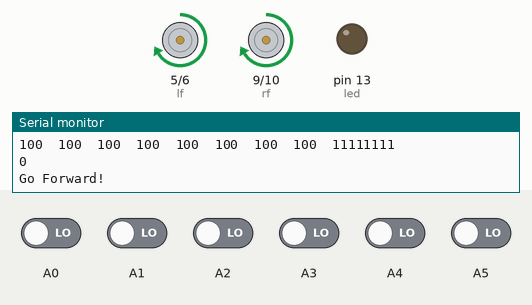
This sketch was run on a simulated Arduino Nano, built with avr-gcc and run on an emulated ATmega328P. Parts: motor-driver pin pairs drawn as motors (green arrow = first pin HIGH = forward, orange = second pin HIGH = backward, longer = more drive), output pins drawn as LEDs (lit = HIGH), the last lines printed to the serial monitor. The test bench sets the inputs (shaded band); at power-on: A0–5 LOW.

Above: at 1.2 s.
1.3 s: A1 driven HIGH
At 3.1 s:
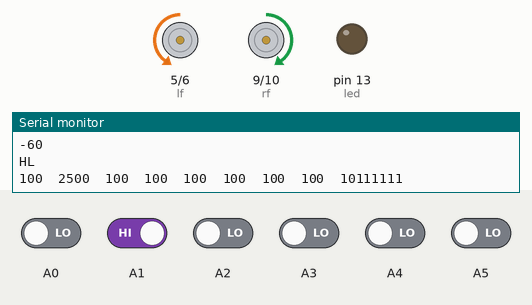
3.5 s: A3 driven HIGH
At 4.0 s:
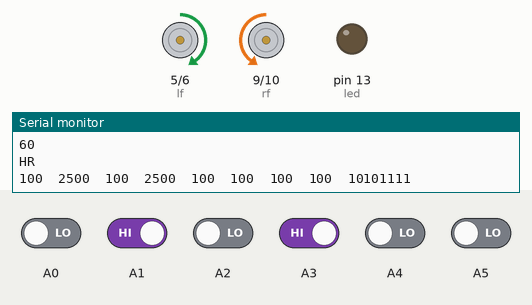
9.5 s: A5 driven HIGH
At 9.9 s:
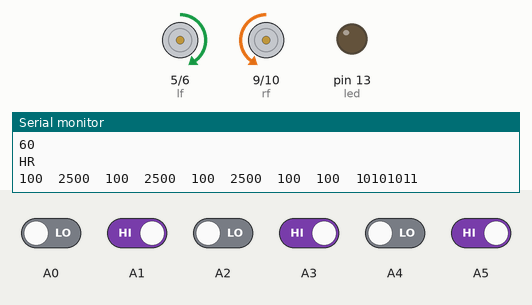
12.5 s: A5 driven LOW
At 14.6 s:
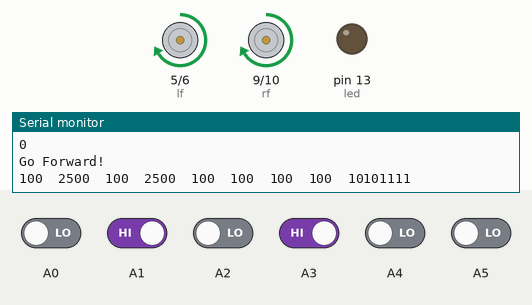
15.5 s: A3 driven LOW
At 17.3 s:
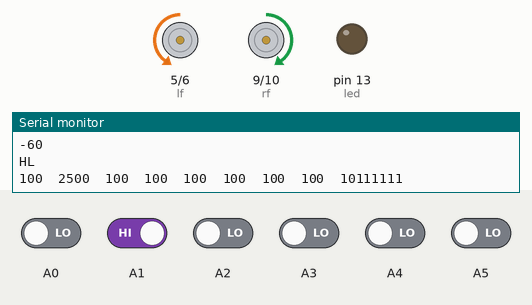
Timing chart, 0 to 18.8 s (numbered marks = the images above; inputs shaded):
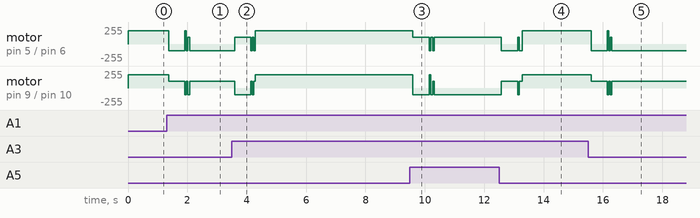

Measured:
- after the input at 1.3 s, motor on pin 5 (lf) / pin 6 (lb): forward 200/255 → backward 100/255 after 0.07 s; motor on pin 9 (rf) / pin 10 (rb): forward 200/255 → forward 100/255 after 0.07 s
- after the input at 3.5 s, motor on pin 5 (lf) / pin 6 (lb): backward 100/255 → forward 100/255 after 0.09 s, → forward 200/255 0.54 s later; motor on pin 9 (rf) / pin 10 (rb): forward 100/255 → backward 100/255 after 0.09 s, → forward 200/255 0.54 s later
- after the input at 9.5 s, motor on pin 5 (lf) / pin 6 (lb): forward 200/255 → forward 100/255 after 0.10 s; motor on pin 9 (rf) / pin 10 (rb): forward 200/255 → backward 100/255 after 0.10 s
- after the input at 12.5 s, motor on pin 5 (lf) / pin 6 (lb): forward 100/255 → backward 100/255 after 0.08 s, → forward 200/255 0.71 s later; motor on pin 9 (rf) / pin 10 (rb): backward 100/255 → forward 100/255 after 0.08 s, → forward 200/255 0.71 s later
- after the input at 15.5 s, motor on pin 5 (lf) / pin 6 (lb): forward 200/255 → backward 100/255 after 0.10 s; motor on pin 9 (rf) / pin 10 (rb): forward 200/255 → forward 100/255 after 0.10 s

The sketch:

qtr_rc_90d.ino
```cpp
#include <QTRSensors.h>
#define NUM_SENSORS   8     // number of sensors used
#define TIMEOUT       2500  // waits for 2500 microseconds for sensor outputs to go 0
#define EMITTER_PIN   2     // emitter is controlled by digital pin 2


// sensors 0 through 7 are connected to digital pins 3 through 10, respectively
QTRSensorsRC qtrrc((unsigned char[]) {A0, A1, A2, A3, A4, A5,A6,A7},
  NUM_SENSORS, TIMEOUT, EMITTER_PIN);
unsigned int sv[NUM_SENSORS];
int sv2[NUM_SENSORS]={1,1,1,1,1,1,1,1};
unsigned long int sum=0,ts=0,ps=0,ls=0,rs=0,ols,ors;
unsigned int temp[NUM_SENSORS],maxv[NUM_SENSORS],minv[NUM_SENSORS],threshold[NUM_SENSORS];
int i;
int celnum=10,celdelay=0;
 int forwards=0;
 int leftNudge;
int replaystage;
int rightNudge;

int digital_sensor_position=0;
  int right_side = 1;
  int left_side = -1;
  int u=0;
  signed int error_digital=0;
  signed int target_position =5;
  signed int current_position;
  signed int proportional =0;
  signed int integrate =0;
  signed int derivative =0;
  signed int previous_error;
  signed int error_correction=0;
  signed int kp=200;//15
  signed int ki=2;
  signed int kd=5;
  signed int sensor_value[6]= {-10,-10,0,0,10,10};


#define leapTime 200
char path[30] = {};
int pathLength;
int readLength;
int lf = 5;
int lb = 6;
int rf = 9;
int rb = 10;
int led = 13;
int bspeed =100;
int SPEED=150;
int MSPEED=200;
int state=0;
int flag=0;
int stateStop=0;

void setup()
{
  //delay(200);
  pinMode(lf, OUTPUT);
  pinMode(lb, OUTPUT);
  pinMode(rf, OUTPUT);
  pinMode(rb, OUTPUT);
  pinMode(led, OUTPUT);
  Serial.begin(9600); // set the data rate in bits per second for serial data transmission
  //delay(1000);
  SPEED=bspeed;
 // calibration();

}


void loop()
{
  readSensors();
 drive:


  for(u=1;u<=6;u++)
              {
               // qtrrc.read(sv);
                 //digital_sens_reading[u] = analogRead(digital_sens[u]);
                // if(digital_sens_reading[u] >threshold[u] )  //1 >200== Black
                if(sv2[u] ==0 )
                       {

                          current_position = sensor_value[u-1] ;

                        //  u=6;
                          // Serial.println(digital_sens_reading[u]);
                       }

                        //..................for indicating


                          //---------------------------------
              }//end for loop

              //---------------------

              error_digital =  current_position;
              proportional = error_digital * kp;
              integrate = integrate + error_digital;
              integrate = integrate * ki;
              derivative = error_digital - previous_error;
              error_correction = proportional + integrate + derivative ;

              if( error_correction > 60 ) { error_correction = 60; }
              if( error_correction <-60 ) { error_correction = -60; }
              // Serial.println(current_position);
                if(error_correction > 0)//go straight

                     {
                        digital_sensor_position = right_side;

                   }else if(error_correction <0) // Turn left
                      {
                        digital_sensor_position = left_side;
                      }else if(error_correction ==0 )
                         {

                           digital_sensor_position = forwards;

                          }//else // Turn right
                  Serial.println(error_correction);

                //--------------------------------------------


                if(digital_sensor_position == right_side)
                {

                    //left turn
                    SPEED=bspeed;
                    //SPEED=70;
                    mway('R');


                  }else if(digital_sensor_position == left_side)
                     {
                      //right  turn
                                  SPEED=bspeed;
                                 // SPEED=70;
                                  mway('L');


                      }else if(digital_sensor_position == forwards)
                          {
                            //if(SPEED<MSPEED)
                            //SPEED=70;
                            SPEED=MSPEED;
                             mway('f');

                            }


                            previous_error =error_digital;
   //delay(3);


}
void readSensors(){

  qtrrc.read(sv);
sum=0;
  // print the sensor values as numbers from 0 to 2500, where 0 means maximum reflectance and
  // 1023 means minimum reflectance
  for (int i = 0; i < NUM_SENSORS; i++)
  {


   if(sv[i]<850)
    sv2[i]=1;
    else
    sv2[i]=0;
   Serial.print(sv[i]);
   Serial.print('\t');
   sum=sum*10+sv2[i];
   // Serial.print(sv2[i]);
   // Serial.print('\t'); // tab to format the raw data into columns in the Serial monitor
  }

    Serial.print(sum);
   // Serial.print('\t');
    //Serial.print(ts);
  Serial.println();


}

void mway(int state)
{

if (state == 'f') {
        analogWrite(lf, SPEED);
        analogWrite(lb, 0);
        analogWrite(rf, SPEED);
        analogWrite(rb, 0);
          Serial.println("Go Forward!");
    }
    else if (state == 'l') {
        analogWrite(lf, 0);
        analogWrite(lb, 0);
        analogWrite(rf, SPEED);
        analogWrite(rb, 0);
          Serial.println("SL");
    }
    else if (state == 'L') {
        analogWrite(lf, 0);
        analogWrite(lb, SPEED);
        analogWrite(rf, SPEED);
        analogWrite(rb, 0);
          Serial.println("HL");
    }
        else if (state == 'm') {
        analogWrite(lf, 0);
        analogWrite(lb, SPEED);
        analogWrite(rf, 0);
        analogWrite(rb, 0);
          Serial.println("BL");
     }
    else if (state == 'b') {
        analogWrite(lf, 0);
        analogWrite(lb, SPEED);
        analogWrite(rf, 0);
        analogWrite(rb, SPEED);
          Serial.println("BACK");
    }
    else if (state == 'r') {
        analogWrite(lf, SPEED);
        analogWrite(lb, 0);
        analogWrite(rf, 0);
        analogWrite(rb, 0);
          Serial.println("SR");
    }
    else if (state == 'R') {
        analogWrite(lf, SPEED);
        analogWrite(lb, 0);
        analogWrite(rf, 0);
        analogWrite(rb, SPEED);
          Serial.println("HR");
    }
    else if (state == 'q') {
        analogWrite(lf, 0);
        analogWrite(lb, 0);
        analogWrite(rf, 0);
        analogWrite(rb, SPEED);
          Serial.println("BR");
    }

    else if (state == 's') {
        analogWrite(lf, 0);
        analogWrite(lb, 0);
        analogWrite(rf, 0);
        analogWrite(rb, 0);
        analogWrite(led, 0);
        if(flag == 0){
          Serial.println("STOP!");
          flag=1;
        }
        stateStop=0;
    }
}
void calibration()
{
  for (int i=0;i<NUM_SENSORS;i++)
{
   qtrrc.read(maxv);
    qtrrc.read(minv);
    //maxv[i] = analogRead(digital_sens[i]);
    //minv[i] = analogRead(digital_sens[i]);
}

mway('R');
 for (int j=0;j<celnum;j++)
 {
  for (int i=0;i<NUM_SENSORS;i++)
  {
    qtrrc.read(temp);
    if(temp[i]>maxv[i])
    maxv[i]=temp[i];
    if(temp[i]<minv[i])
    minv[i]=temp[i];
  }
  delay(celdelay);
 }

mway('s');
delay(50);
mway('L');
 for (int j=0;j<2*celnum;j++)
 {
  for (int i=0;i<NUM_SENSORS;i++)
  {
    qtrrc.read(temp);
    if(temp[i]>maxv[i])
    maxv[i]=temp[i];
    if(temp[i]<minv[i])
    minv[i]=temp[i];
  }
  delay(celdelay);
 }
 mway('s');
delay(50);
mway('R');
 for (int j=0;j<celnum;j++)
 {
  for (int i=0;i<NUM_SENSORS;i++)
  {
   qtrrc.read(temp);
    if(temp[i]>maxv[i])
    maxv[i]=temp[i];
    if(temp[i]<minv[i])
    minv[i]=temp[i];
  }
  delay(celdelay);
 }
mway('s');
delay(50);
for(i=0;i<NUM_SENSORS;i++)
{
threshold[i]= minv[i] + (maxv[i]-minv[i])/2;
Serial.print(threshold[i]);
  Serial.print('\t');
}


}
//void endMotion(){
//    digitalWrite(led, LOW);
//    delay(500);
//    digitalWrite(led, HIGH);
//    delay(200);
//      digitalWrite(led, LOW);
//    delay(200);
//    digitalWrite(led, HIGH);
//    delay(500);
//  endMotion();
//}
//
//void replay(){
//   readSensors();
//  if(sv2[0]==1 && sv2[7]==1){
//    straight();
//  }
//  else{
//    if(path[readLength]=='D'){
//mway('f');
//    delay(100);
//mway('s');
//      endMotion();
//    }
//    if(path[readLength]=='L'){
//mway('L');
//    delay(leapTime);
//      turnLeft();
//    }
//    if(path[readLength]=='R'){
//mway('R');
//    delay(leapTime);
//    turnRight();
//    }
//    if(path[readLength]=='S'){
//mway('f');
//    delay(leapTime);
//    straight();
//    }
//
//    readLength++;
//  }
//
//  replay();
//
//}
```
